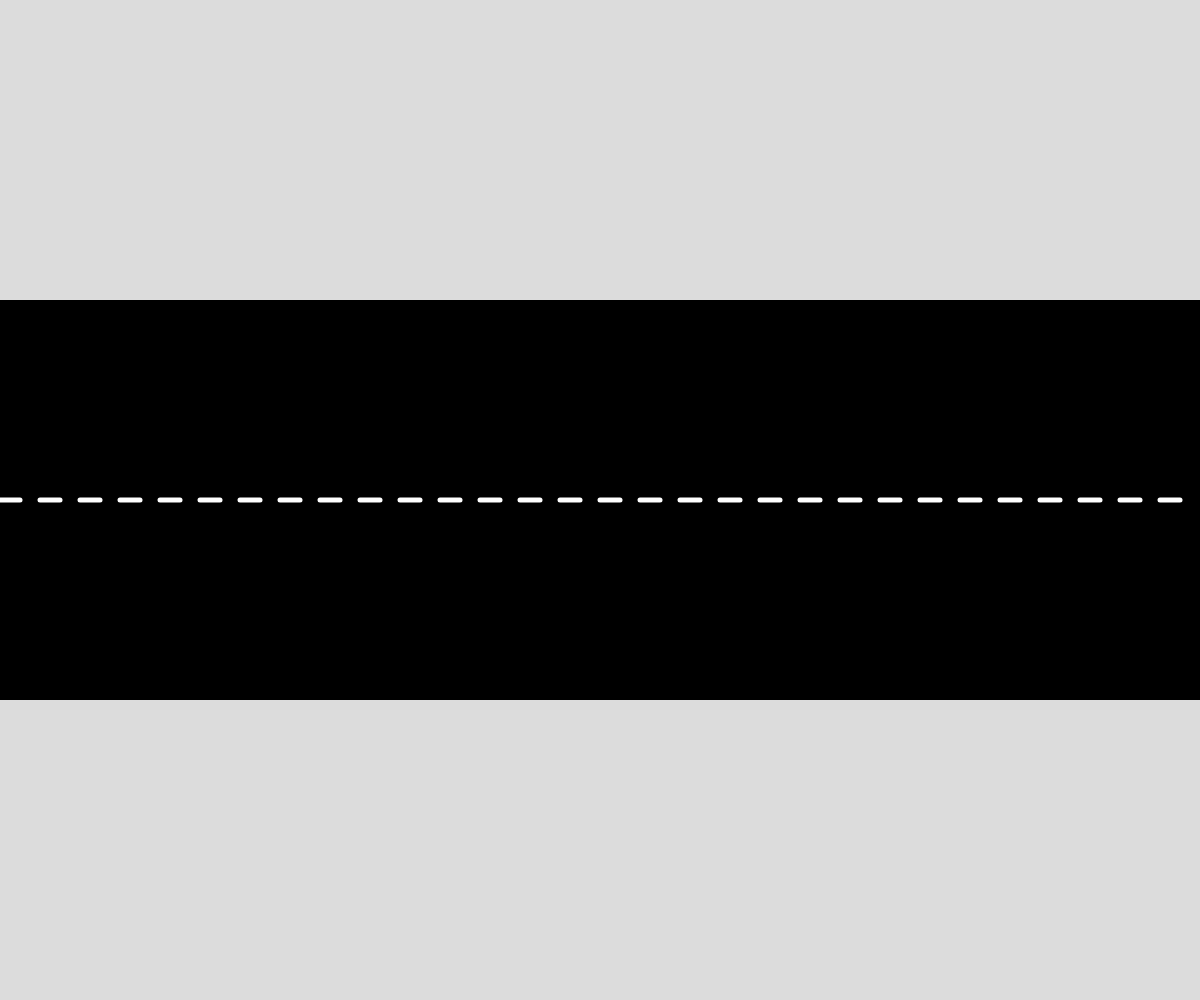
Frame 1 (no input)
Frame 60 (no input): identical to frame 1, image omitted
Frame 120 (the mouse pressed at the canvas centre since frame 60): identical to frame 1, image omitted

The p5.js sketch that drew this single still picture (run headless with seeded random() and noise() and a simulated clock; from frame 60 on, the mouse is pressed at the canvas centre):

// p5.js sketch
// ── sketch.js
// Project Title
// Your Name
// Date
//
// Extra for Experts:
// - describe what you did to take this project "above and beyond"


let eastbound = [];
let westbound = [];
function setup() {
  createCanvas(windowWidth, windowHeight);
}

function draw() {
  background(220);
  drawRoad();
  for(let i = 0; i<eastbound.length; i++){
    eastbound[i].action();
  }
}
function mouseClicked(){
  eastbound.push(new Vehicle(random(mouseX), mouseY, 1));
}

function drawRoad() {
  fill(0);
  noStroke();
  rect(0, height / 2 - 200, width, 400);
  stroke(255);
  strokeWeight(5);
  for (let i = 0; i < width; i += 40) {
    line(i, height / 2, i + 20, height / 2);
  }
}
class Vehicle {
  constructor(x, y, dir) {
    this.x = x;
    this.y = y;
    this.dir = dir;
    this.c = color(random(255), random(255), random(255)); 
    this.type = int(random(2)); 
  }
  action(){
    this.display();
  }
  display(){
    if(this.type===0){
      this.drawCar();
    }

    else if (this.type === 1){
      this.drawTruck();
    }
  } 
  drawCar(){
    fill(this.c);
    rect(this.x,this.y,100,40);

  }

  drawTruck(){
    fill(this.c);
    ellipse(this.x,this.y, 100,40);
  }
}
